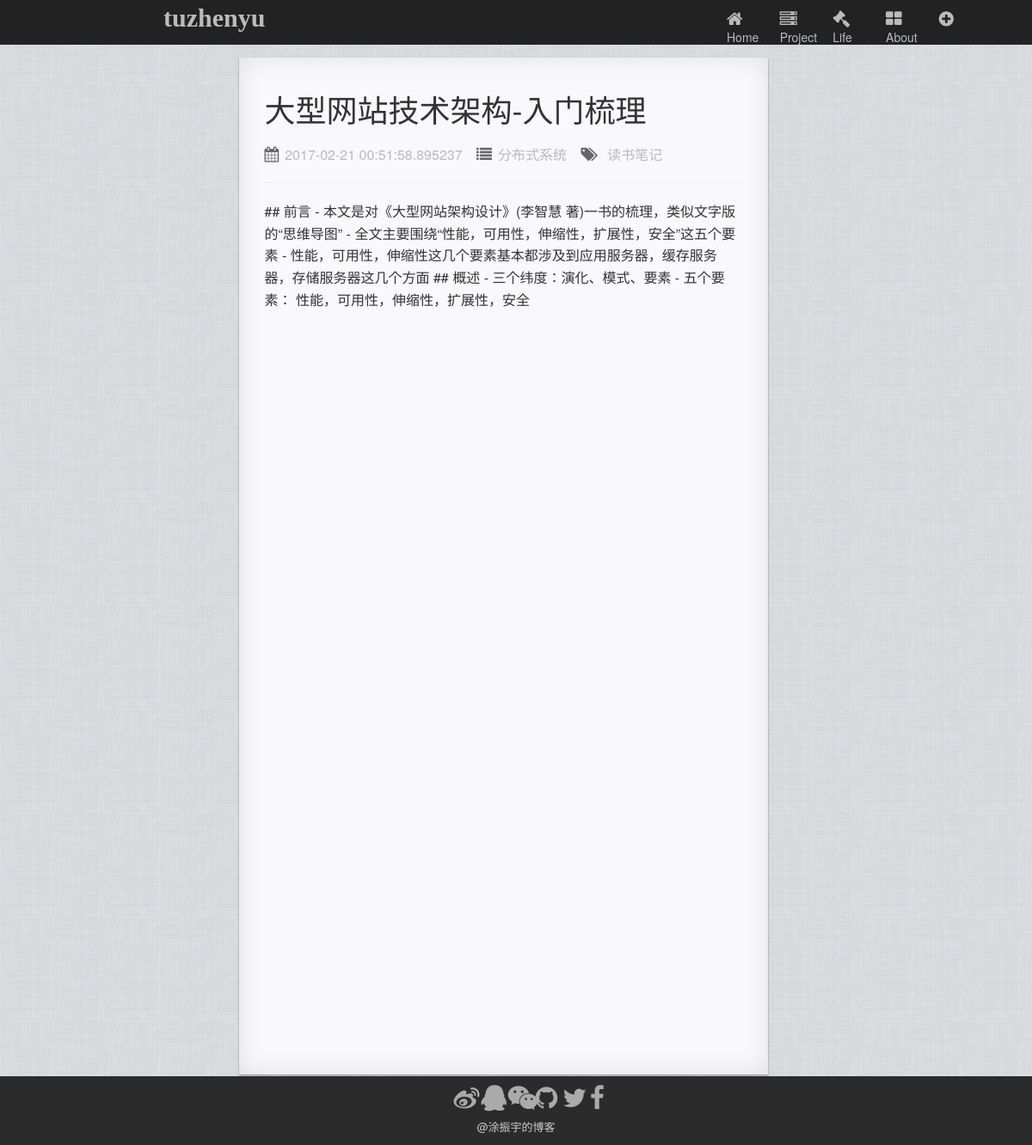
The app's page /article/1 with its own data.
### app/models.py (models this page shows)
class Article(db.Model):
    __tablename__ = 'articles'
    id = db.Column(db.Integer, primary_key = True)
    markDownEdit = db.Column(db.Text)
    timestamp = db.Column(db.DateTime,index=True,default=datetime.utcnow)
    title = db.Column(db.String(128))
    category = db.Column(db.String(32))
    tag = db.Column(db.String(32))
    describe = db.Column(db.Text)

### app/views.py (the view)
@app.route('/article/<int:id>')
def article(id):
    article = models.Article.query.get_or_404(id)
    return render_template("article.html",article = article)

### app/templates/article.html
{% extends "base.html" %}
{% block content %}
<div class="wrapper row">
  <div class="col-md-3"></div>
  <div class="col-md-6 row articleShow">
    <h1>{{article.title}}</h1>
    <div class="articleFooter">
      <ul>
        <li><i class="fa fa-calendar fa-1x" aria-hidden="true"></i><span>{{article.timestamp}}</span></li>
        <li><i class="fa fa-list fa-1x" aria-hidden="true"></i><span>{{article.category}}</span></li>
        <li><i class="fa fa-tags fa-1x" aria-hidden="true"></i><span>{{article.tag}}</span></li>
      </ul>
    </div>
    <hr>
    <article class="articleContant">
      <p>{{article.markDownEdit}}</p>
    </article>
  </div>
</div>
{% endblock %}

### app/static/css/style.css (style rules this page uses)
body { width: 100%; height: 100%; }
.articleFooter ul { list-style: none; margin-top: 5px; padding: 0; }
.articleFooter ul li { display: inline-block; color:#666; margin-right: 12px; }
.articleFooter ul li span { color:#bbb; font-size: 16px; }
.articleFooter ul li i { margin-right: 7px; font-size: 18px; }
.articleShow { height: 1183px; padding: 20px 30px; line-height: 1.6; font-size: 16px; background-color: #f8f8fd; box-shadow: 0 1px 2px rgba(0, 0, 0, 0.4), 0 0 30px rgba(10, 10, 0, 0.1) inset; }
.articleShow .articleFooter { margin-top: 20px; }

### records on screen
Article: title "大型网站技术架构-入门梳理", timestamp "2017-02-21 00:51:58.895237", category "分布式系统", tag "读书笔记", markDownEdit "## 前言 - 本文是对《大型网站架构设计》(李智慧 著)一书的梳理，类似文字版的“思维导图” - 全文主要围绕“性能，可用性，伸缩性，扩展性，安全”这五个要素 - 性能，可用性，伸缩性这几个要素基本都涉及到应用服务器，缓存服务器，存储服务器这几个方面 ## 概述 - 三个纬度：演化、模式、要素 - 五个要素： 性能，可用性，伸缩性，扩展性，安全"
